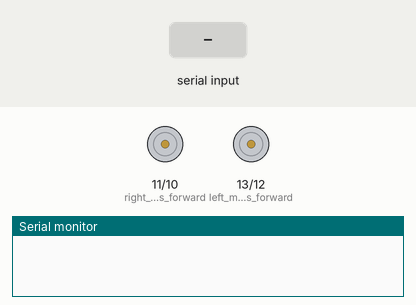
Bench run of a sketch on a simulated Arduino Uno, built with avr-gcc and run on an emulated ATmega328P. Shown: motor-driver pin pairs drawn as motors (green arrow = first pin HIGH = forward, orange = second pin HIGH = backward, longer = more drive), the last lines printed to the serial monitor. The test bench sets the inputs (shaded band).

Above: at 1.2 s.
1.3 s: "<F>" received over Serial
At 2.8 s:
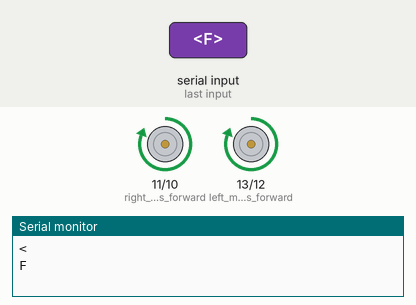
At 17.7 s:
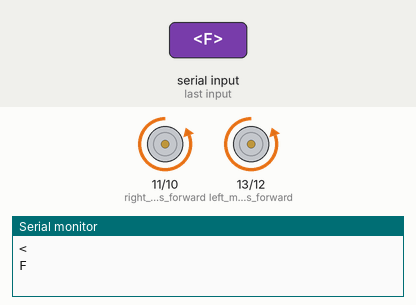
Timing chart, 0 to 18.0 s (numbered marks = the images above; inputs shaded):
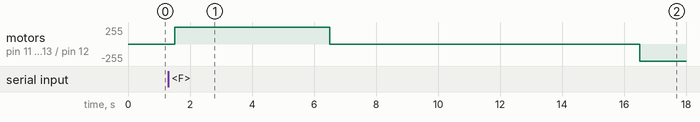

The sketch:

swarm_middle_bot.ino
```cpp
//char t;
#include<SoftwareSerial.h>
SoftwareSerial portONE(5,6);//Rx,Tx
SoftwareSerial portTWO(8,9);//Rx,Tx
void setup() {
pinMode(13,OUTPUT);   //left motors forward
pinMode(12,OUTPUT);   //left motors reverse
pinMode(11,OUTPUT);   //right motors forward
pinMode(10,OUTPUT);   //right motors reverse
Serial.begin(9600);
while(!Serial)
{
  ;
}
portONE.begin(9600);
portTWO.begin(9600);

}

void movement(int s)
{
  if(s ==1){
  //Ending symbol//move forward(all motors rotate in forward direction)
  digitalWrite(13,HIGH);
  digitalWrite(11,HIGH);
   digitalWrite(12,LOW);
    digitalWrite(10,LOW);
    //t=0;
  }

else if(s ==2){
  //Ending symbol//move reverse (all motors rotate in reverse direction)
  digitalWrite(12,HIGH);
  digitalWrite(10,HIGH);
   digitalWrite(11,LOW);
    digitalWrite(13,LOW);
    //t=0;
  }

else if(s ==3)
  {
   //Ending symbol//turn right (left side motors rotate in forward direction, right side motors doesn't rotate)
  digitalWrite(11,HIGH);
   digitalWrite(12,LOW);
    digitalWrite(10,LOW);
     digitalWrite(13,LOW);
  //   t=0;
  }

else if(s ==4)
  {
  //Ending symbol//turn left (right side motors rotate in forward direction, left side motors doesn't rotate)
  digitalWrite(13,HIGH);
   digitalWrite(12,LOW);
    digitalWrite(11,LOW);
     digitalWrite(10,LOW);
  //   t=0;
  }
else if(s ==5)
  {
   //Ending symbol//STOP (all motors stop)
  digitalWrite(13,LOW);
  digitalWrite(12,LOW);
  digitalWrite(11,LOW);
  digitalWrite(10,LOW);
//  t=0;
 }

 else if(s==0)
 {
  digitalWrite(13,LOW);
  digitalWrite(12,LOW);
  digitalWrite(11,LOW);
  digitalWrite(10,LOW);
  }

}
char t="";
void loop()
{
//  char t="";
 // portONE.listen();
if(Serial.available())
{
  t = Serial.read();
  Serial.println(t);
}
//t='F';

if(t == 'F'){
  portTWO.listen();
   portTWO.print('<');  //Starting symbol
  portTWO.print('1');//Value from 0 to 255
  portTWO.println('>');//Ending symbol//move forward(all motors rotate in forward direction)
    movement(1);//forward
    delay(5000);
    movement(0);//stop the bot
    delay(10000);
    movement(2);//backward
    delay(5000);
    movement(0);//stop
}

else if(t == 'B'){
  portTWO.listen();
   portTWO.print('<');  //Starting symbol
  portTWO.print('2');//Value from 0 to 255
  portTWO.println('>');//Ending symbol//move reverse (all motors rotate in reverse direction)
  movement(0);
}

else if(t == 'L'){
  portTWO.listen();
   portTWO.print('<');  //Starting symbol
  portTWO.print('3');//Value from 0 to 255
  portTWO.println('>');//Ending symbol//turn right (left side motors rotate in forward direction, right side motors doesn't rotate)
  movement(1);
  delay(5000);
  movement(0);
  delay(10000);
  movement(2);
  delay(5000);
  movement(0);
}

else if(t == 'R'){
  portTWO.listen();
   portTWO.print('<');  //Starting symbol
  portTWO.print('4');//Value from 0 to 255
 portTWO.println('>');//Ending symbol//turn left (right side motors rotate in forward direction, left side motors doesn't rotate)
movement(0);
}
else if(t == 'S'){
  portTWO.listen();
  portTWO.print('<');  //Starting symbol
  portTWO.print(5);//Value from 0 to 255
 portTWO.println('>');//Ending symbol//STOP (all motors stop)
  movement(0);
}
else
{
  digitalWrite(13,LOW);
  digitalWrite(12,LOW);
  digitalWrite(11,LOW);
  digitalWrite(10,LOW);
}

delay(100);
}
```

Measured:
- after the input at 1.3 s, motor on pin 11 (right_motors_forward) / pin 10 (right_motors_reverse), motor on pin 13 (left_motors_forward) / pin 12 (left_motors_reverse): stopped → forward 255/255 after 0.21 s, → stopped 5.0 s later, → backward 255/255 10.0 s later
